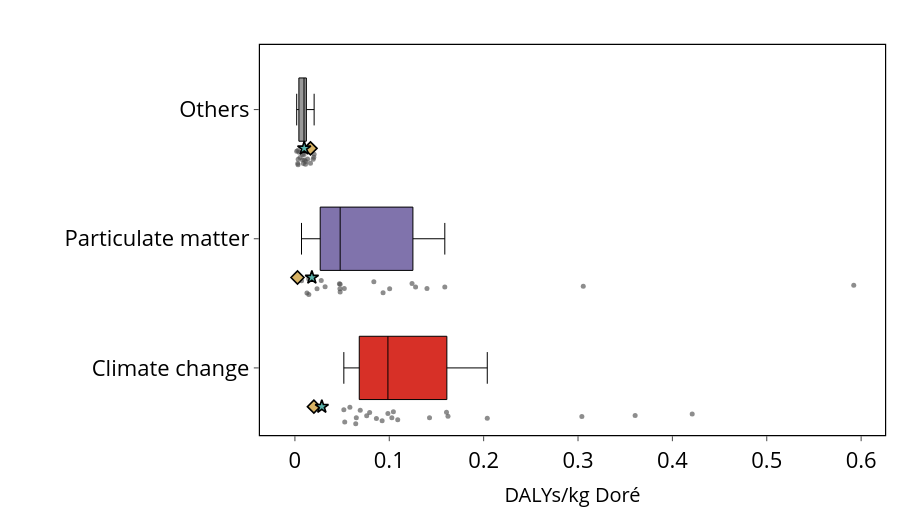

Notebook code cell kept with this figure:
### Markdown cell above
#### Boxplot HH

### Code cell
plot_lcia_boxes_for_reference_product(
    df_hh_eiv,
    reference_product="Doré",
    yaxis_label="DALYs/kg Doré",
    title="",
    output_html="results/Damages/boxplot_hh_dore_eiv.html",
    output_image="results/Damages/boxplot_hh_dore_eiv",
    image_format="pdf",
    **COMMON
)

plot_lcia_boxes_for_reference_product(
    df_hh_riv,
    reference_product="Doré",
    yaxis_label="DALYs/kg Doré",
    title="",
    output_html="results/Damages/boxplot_hh_dore_riv.html",
    output_image="results/Damages/boxplot_hh_dore_riv",
    image_format="pdf",
    **COMMON
)

### Figure 1 — Plotly figure (JSON) as saved in the notebook; plotly's stock layout.template omitted (floating-point values rounded to 4 significant figures)
{"data": [{"boxpoints": "all", "fillcolor": "#d73027", "hoverinfo": "text+x", "hovertext": ["Brucejack", "Canadian Malartic", "Casa Berardi", "Detour Lake", "Eagle River", "Goldex (Au)", "Hemlo", "Island", "Kiena", "LaRonde (Doré)", "Macassa", "Meadowbank complex", "Meliadine", "Musselwhite", "Porcupine complex", "Rainy River", "Red Lake", "Seabee Gold Operation", "Snow Lake (Doré)", "Westwood-Doyon", "Éléonore"], "jitter": 0.35, "line": {"color": "black", "width": 1}, "marker": {"color": "rgba(80,80,80,0.65)", "size": 5}, "orientation": "h", "showlegend": false, "x": [0.3605, 0.1043, 0.109, 0.2038, 0.06446, 0.09243, 0.06923, 0.05825, 0.05185, 0.05278, 0.1606, 0.1622, 0.1027, 0.0792, 0.1427, 0.3041, 0.09856, 0.421, 0.08635, 0.07606, 0.06506], "y": [0, 0, 0, 0, 0, 0, 0, 0, 0, 0, 0, 0, 0, 0, 0, 0, 0, 0, 0, 0, 0], "type": "box"}, {"boxpoints": "all", "fillcolor": "#8073ac", "hoverinfo": "text+x", "hovertext": ["Brucejack", "Canadian Malartic", "Casa Berardi", "Detour Lake", "Eagle River", "Goldex (Au)", "Hemlo", "Island", "Kiena", "LaRonde (Doré)", "Macassa", "Meadowbank complex", "Meliadine", "Musselwhite", "Porcupine complex", "Rainy River", "Red Lake", "Seabee Gold Operation", "Snow Lake (Doré)", "Westwood-Doyon", "Éléonore"], "jitter": 0.35, "line": {"color": "black", "width": 1}, "marker": {"color": "rgba(80,80,80,0.65)", "size": 5}, "orientation": "h", "showlegend": false, "x": [0.04716, 0.04768, 0.01476, 0.1588, 0.09342, 0.04795, 0.1004, 0.3055, 0.006989, 0.01463, 0.1241, 0.05229, 0.03199, 0.1279, 0.08365, 0.1399, 0.5922, 0.04793, 0.01276, 0.02343, 0.0279], "y": [1, 1, 1, 1, 1, 1, 1, 1, 1, 1, 1, 1, 1, 1, 1, 1, 1, 1, 1, 1, 1], "type": "box"}, {"boxpoints": "all", "fillcolor": "#999999", "hoverinfo": "text+x", "hovertext": ["Brucejack", "Canadian Malartic", "Casa Berardi", "Detour Lake", "Eagle River", "Goldex (Au)", "Hemlo", "Island", "Kiena", "LaRonde (Doré)", "Macassa", "Meadowbank complex", "Meliadine", "Musselwhite", "Porcupine complex", "Rainy River", "Red Lake", "Seabee Gold Operation", "Snow Lake (Doré)", "Westwood-Doyon", "Éléonore"], "jitter": 0.35, "line": {"color": "black", "width": 1}, "marker": {"color": "rgba(80,80,80,0.65)", "size": 5}, "orientation": "h", "showlegend": false, "x": [0.01015, 0.009638, 0.009037, 0.01935, 0.00314, 0.01171, 0.01091, 0.003461, 0.001901, 0.00334, 0.01166, 0.008079, 0.004452, 0.01121, 0.02003, 0.02037, 0.01651, 0.008144, 0.005435, 0.003046, 0.01339], "y": [2, 2, 2, 2, 2, 2, 2, 2, 2, 2, 2, 2, 2, 2, 2, 2, 2, 2, 2, 2, 2], "type": "box"}, {"marker": {"color": "rgba(0,0,0,0)", "line": {"color": "black", "width": 1.5}, "size": 16, "symbol": "square"}, "mode": "markers", "name": "MetalliCan range", "showlegend": false, "x": [null], "y": [null], "type": "scatter"}, {"marker": {"color": "rgba(80,80,80,0.7)", "size": 10, "symbol": "circle"}, "mode": "markers", "name": "MetalliCan sites", "showlegend": false, "x": [null], "y": [null], "type": "scatter"}, {"marker": {"color": "#d8b365", "line": {"color": "black", "width": 1.6}, "size": 10, "symbol": "diamond"}, "mode": "markers", "name": "Ecoinvent", "showlegend": false, "x": [0.02012, 0.01652, 0.002744], "y": [-0.3, 1.7, 0.7], "type": "scatter"}, {"marker": {"color": "#5ab4ac", "line": {"color": "black", "width": 1.6}, "size": 10, "symbol": "star"}, "mode": "markers", "name": "Regioinvent", "showlegend": false, "x": [0.02852, 0.009868, 0.01798], "y": [-0.3, 1.7, 0.7], "type": "scatter"}], "layout": {"yaxis": {"tickmode": "array", "tickvals": [0, 1, 2], "ticktext": ["Climate change", "Particulate matter", "Others"], "tickfont": {"size": 22, "color": "black"}, "showgrid": false, "zeroline": false, "showline": true, "linecolor": "black", "linewidth": 1.2, "mirror": true, "ticks": "outside", "automargin": false}, "xaxis": {"title": {"text": "DALYs/kg Doré", "font": {"size": 20, "color": "black"}}, "tickfont": {"size": 22, "color": "black"}, "showgrid": false, "zeroline": false, "showline": true, "linecolor": "black", "linewidth": 1.2, "mirror": true, "ticks": "outside", "automargin": false}, "title": {"text": "", "x": 0.5, "font": {"size": 18, "color": "black"}}, "showlegend": false, "margin": {"l": 260, "r": 15, "t": 45, "b": 85}, "width": 900, "height": 520, "plot_bgcolor": "white", "paper_bgcolor": "white"}}
